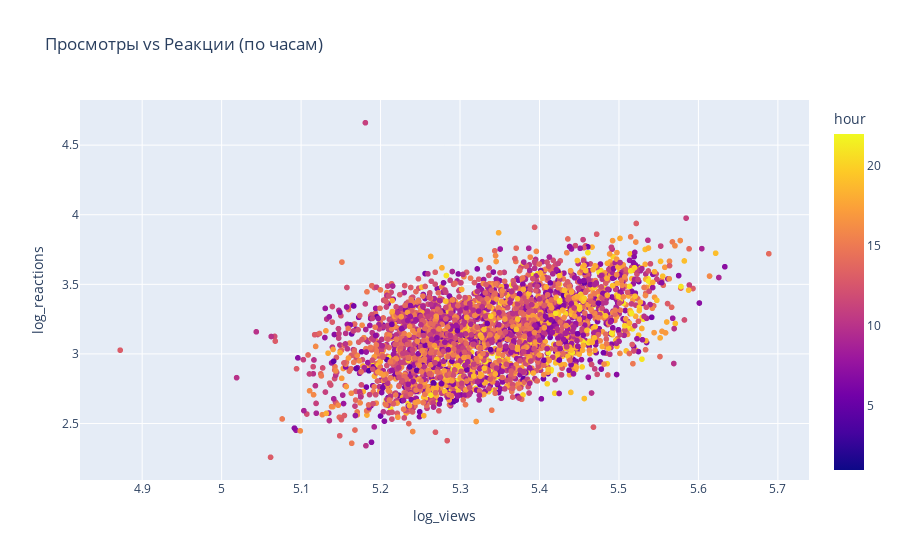

This figure's notebook cell:
### Code cell
fig = px.scatter(
    df, x="log_views", y="log_reactions",
    color="hour",
    title="Просмотры vs Реакции (по часам)"
)
fig.show()

### Figure 1 — Plotly figure (JSON) as saved in the notebook; plotly's stock layout.template omitted (floating-point values rounded to 4 significant figures; data arrays with more than 128 entries replaced by an {"elided": "..."} marker saying what was removed)
{"data": [{"hovertemplate": "log_views=%{x}<br>log_reactions=%{y}<br>hour=%{marker.color}<extra></extra>", "legendgroup": "", "marker": {"color": {"elided": "3351 int values"}, "coloraxis": "coloraxis", "symbol": "circle"}, "mode": "markers", "name": "", "showlegend": false, "type": "scattergl", "x": {"elided": "3351 float values"}, "xaxis": "x", "y": {"elided": "3351 float values"}, "yaxis": "y"}], "layout": {"coloraxis": {"colorbar": {"title": {"text": "hour"}}, "colorscale": [[0, "#0d0887"], [0.1111, "#46039f"], [0.2222, "#7201a8"], [0.3333, "#9c179e"], [0.4444, "#bd3786"], [0.5556, "#d8576b"], [0.6667, "#ed7953"], [0.7778, "#fb9f3a"], [0.8889, "#fdca26"], [1, "#f0f921"]]}, "legend": {"tracegroupgap": 0}, "title": {"text": "Просмотры vs Реакции (по часам)"}, "xaxis": {"anchor": "y", "domain": [0, 1], "title": {"text": "log_views"}}, "yaxis": {"anchor": "x", "domain": [0, 1], "title": {"text": "log_reactions"}}}}
